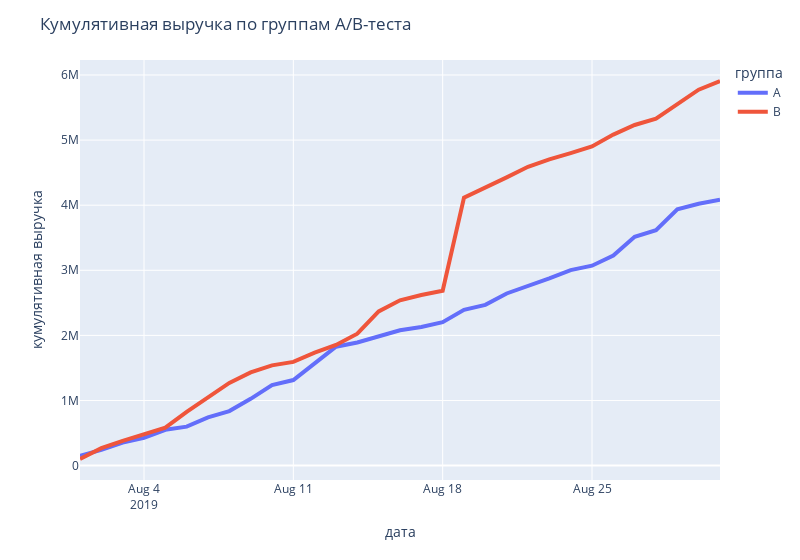

Write notebook code for a chart like this one.
### Markdown cell above
Строим график кумулятивной выручки по группам теста

### Code cell
fig = px.line(cumulative_data,
              x='date',
              y='revenue',
              color='group',
              labels={
                  'date': 'дата',
                  'revenue': 'кумулятивная выручка',
                  'group': 'группа'}
              )


fig.update_layout(width=800,
                  title='Кумулятивная выручка по группам А/В-теста')
fig.update_traces(line_width=4)
iplot(fig)
